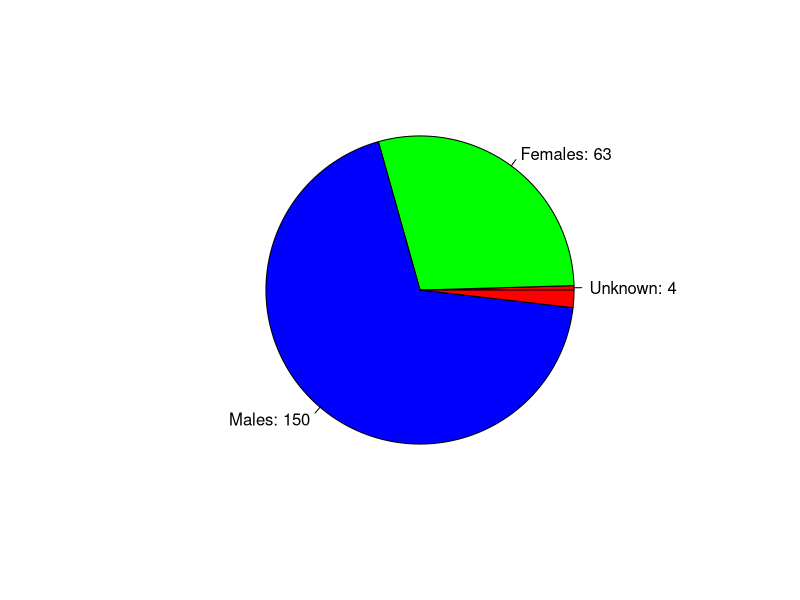
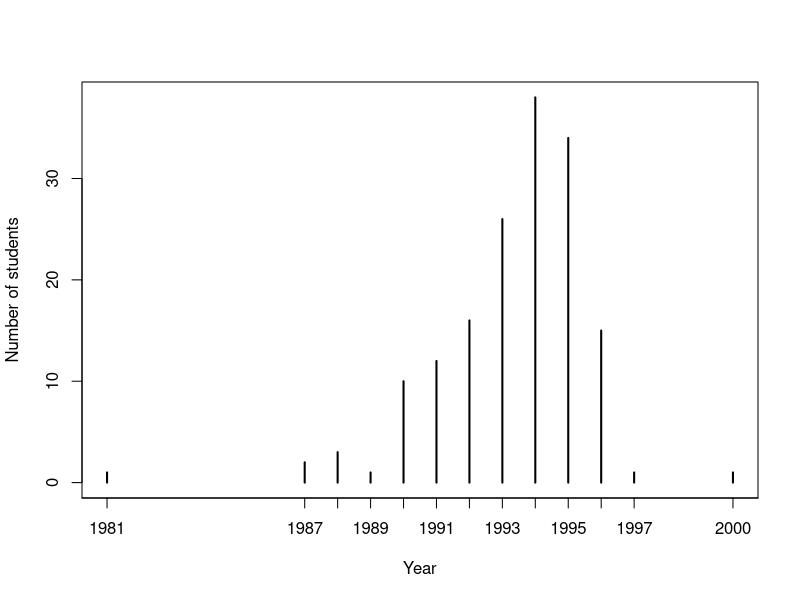
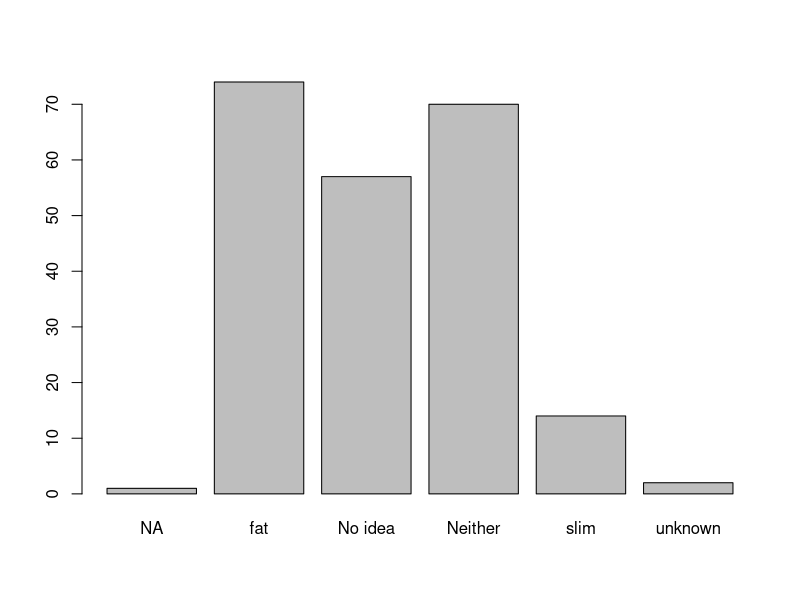

Source code (R) for these figures, in order: (Note: this script raises an error after producing the figures.)
## ---- chunk 1
knitr::opts_chunk$set(echo = TRUE)
## ---- chunk 2
data = read.csv('ODI-2018_clean.csv')
colnames(data)
## ---- chunk 3
nrow(data)
ncol(data)
## ---- chunk 4
pie(table(data$What.is.your.gender.), col = rainbow(3), labels = c("Unknown: 4","Females: 63","Males: 150"))
## ---- chunk 5
plot(table(data$birth_year), xlab = "Year", ylab = "Number of students", xlim = c(1981,2000))
## ---- chunk 6
choc = table(data$Chocolate.makes.you.....)
names(choc) = c("NA", "fat", "No idea", "Neither", "slim", "unknown")
barplot(choc)
## ---- chunk 7
glm = glm(data$What.is.your.gender.~data$Chocolate.makes.you....., family = 'binomial')
summary(glm)
# cross validation:
cv.glm(data[,c(6,7)],glm)
